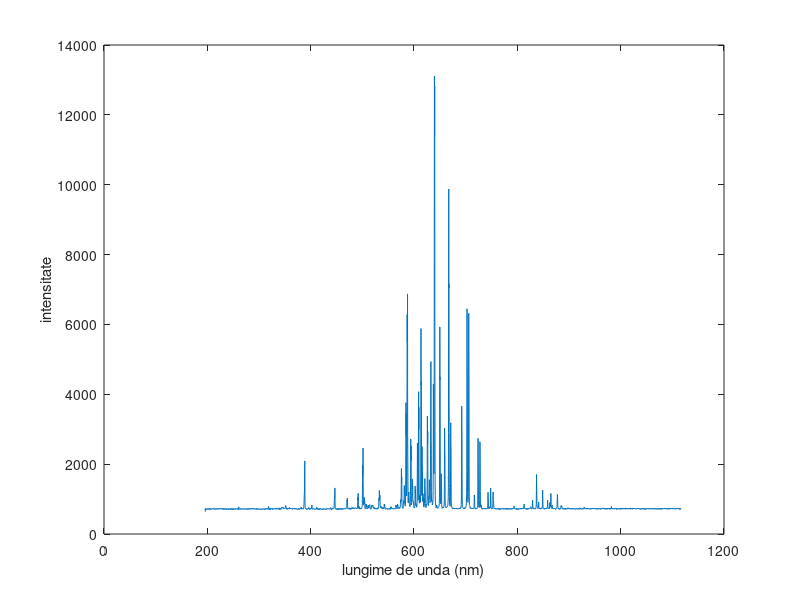

Here is the MATLAB script that generated this plot:
clear all
close all
clc
t=fopen('fara efect laser.txt','r');
vectorx=zeros(1,110);
vectory=zeros(1,110);
k=0;
while(feof(t)==0)
    k=k+1;
    linie='';
    linie=fgets(t);
    for(i=1:length(linie))
        if(linie(i)==',')
          linie(i)='.';
         end
    end
    for(i=1:length(linie))
        if(linie(i)+0==9)
            nr1=linie(1:i-1);
            nr2=linie(i+1:end);
        end
    end
    vectorx(k)=str2num(nr1);
    vectory(k)=str2num(nr2);
end
figure;
plot(vectorx,vectory);
xlabel('lungime de unda (nm)');
ylabel('intensitate');

% vectorx=[0 5 10 15 20 25 30 35 40 45 50 55 60 65 70 75 80 85 90];
% vectory=[0.158 0.130 0.232 0.408 0.686 1.013 1.233 1.233 1.233 1.233 1.233 1.233 1.233 1.233 1.233 1.233 1.233 1.233 1.233];
% stem(vectorx,vectory);